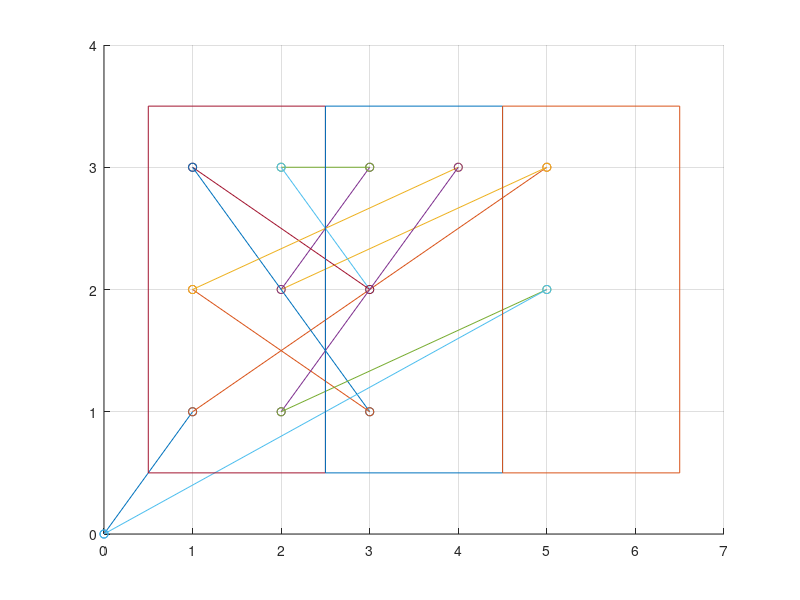

Source code (MATLAB): (Note: this script raises an error after producing the figure.)
%% Test of route generation for genetic algorithm
%% FE 2020

%% Mostly manually set start and end positions with random target groups for each seedling
n = 6;  %Number of seedlings
vertices = 2*n+1;
startEnd = [0 0];
seedlings = [1 1 randi([1 2],1),
    1 2 randi([1 2],1),
    2 1 randi([1 2],1),
    2 2 randi([1 2],1),
    1 3 randi([1 2],1),
    2 3 randi([1 2],1)];
target1 = [3 3,
    3 2,
    3 1,
    4 3,
    4 2,
    4 1];

target2 = [5 3,
    5 2,
    5 1,
    6 3,
    6 2,
    6 1];

%% Squares
X1 = 0.5;
X2 = 2.5;
Y1 = 0.5;
Y2 = 3.5;

squareX1 = [X1, X2, X2, X1, X1];
squareY1 = [Y1, Y1, Y2, Y2, Y1];
squareX2 = [X1+2, X2+2, X2+2, X1+2, X1+2];
squareY2 = [Y1, Y1, Y2, Y2, Y1];
squareX3 = [X1+4, X2+4, X2+4, X1+4, X1+4];
squareY3 = [Y1, Y1, Y2, Y2, Y1];

%% Initialize stuff
currentRecord = 999999;
recordDistance = 999999;
maxIter = 100;
iterCount = 0;
popSize = 100;
routeMatrix = zeros(popSize, vertices+1, 2);
population = zeros(popSize,n);
fitness = zeros(popSize,1);

for i = 1:popSize
    population(i,:) = randperm(n,n);
end

while iterCount < maxIter
    %% Calculate Fitness
    for i = 1:popSize
        %% Generate routeMatrix depending on populations
        posCount = 2;
        targetCount1 = 1;
        targetCount2 = 1;
        for j = 1:length(population(i,:))
            routeMatrix(i,posCount,:) = seedlings(population(i,j),1:2);
            if seedlings(population(i,j),3) == 1
                routeMatrix(i,posCount+1,:) = target1(targetCount1,:);
                targetCount1 = targetCount1 + 1;
            end
            if seedlings(population(i,j),3) == 2
                routeMatrix(i,posCount+1,:) = target2(targetCount2,:);
                targetCount2 = targetCount2 + 1;
            end
            posCount = posCount + 2;
        end
        %% Calculation of route length
        routeLength = 0;
        for k = 2:vertices
            verticeLength = abs(sqrt(routeMatrix(i,k,1)^2+routeMatrix(i,k,2)^2)...
                - sqrt(routeMatrix(i,k-1,1)^2+routeMatrix(i,k-1,2)^2));
            routeLength = routeLength + verticeLength;
        end
        
        %% Update best populations
        if routeLength < recordDistance
            recordDistance = routeLength;
            bestEver = population(i,:);
            
            %% Plot route
            figure(1);
            clf(figure(1));
            xlim([0 7]);
            ylim([0 4]);
            grid on;
            for l = 1:vertices
                hold on
                plot(routeMatrix(i,[l, l+1],1), routeMatrix(i,[l, l+1],2),'-o')
            end
            plot(squareX1, squareY1);
            plot(squareX2, squareY2);
            plot(squareX3, squareY3);
        end
        
        if routeLength < currentRecord
            currentRecord = routeLength;
            currentBest = population(i,:);                       
        end
        
        %% Calculate fitness
        fitness(i,1) = routeLength;%1 / (routeLength^8 + 1);
    end
    
    %% Normalize Fitness
    sumFitness = 0;
    for i = 1:popSize
        sumFitness = sumFitness + fitness(i,1);
    end
    
    for i = 1:popSize
        fitness(i,1) = fitness(i,1) / sumFitness;
    end
    
    %% Create next Generation
    newPopulation = zeros(popSize,n);
    for i = 1:popSize
        orderA = select_point(population(:,:), fitness(:,:));
        %orderB = select_point(population(:,:), fitness(:,:));
        newPopulation(i,:) = orderA;
        
    end
    population = newPopulation;
    
    %% Increment iter
    iterCount = iterCount+1;
end
